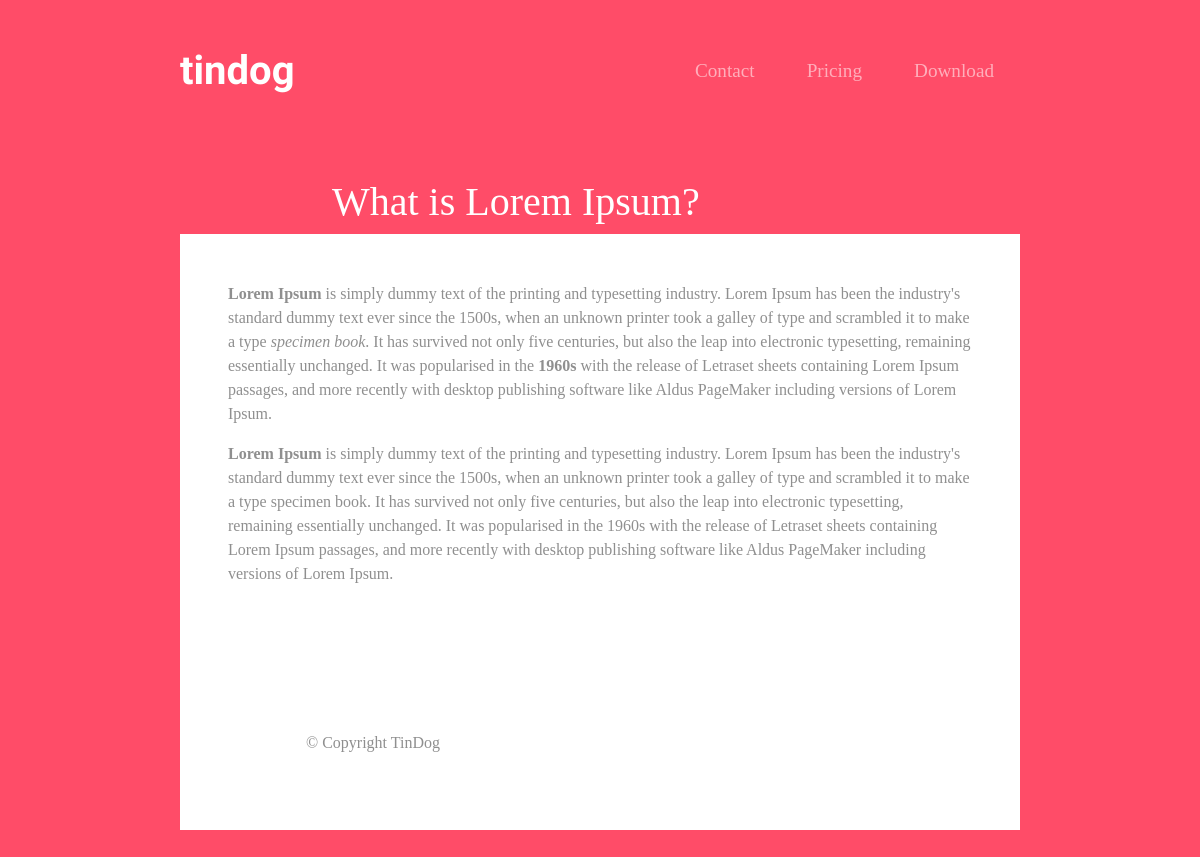
Page /newsdetails/1 on the committed database.
### news/models.py (models this page shows)
class News(models.Model):
    news_title = models.CharField(max_length=100)
    news_desc = HTMLField()

### wscubetech/views.py (the view)
# urls.py: path('newsdetails/<id>',views.newsDetails),
def newsDetails(request,id):
     newsDetails = News.objects.get(id=id)
     data = {
         'newsDetails':newsDetails
     }
     return render(request,"newsdetails.html",data)

### templates/newsdetails.html
{% extends "base.html" %}
    {% block content %}
            <section class="feature-area section-gap" id="secvice">
                <div class="container">
                    <div class="row d-flex justify-content-center">
                        <div class="menu-content pb-60 col-lg-8">
                            <div class="title text-centre">
                                <h1 class="mb-10">{{newsDetails.news_title}}</h1>
                            </div>
                        </div>
                    </div>
                </div>
                <div class="row">
                    <div class="col-12">
                        <div class="bg-white p-5">
                            {{newsDetails.news_desc | safe}}
                        </div>
                    </div>
                </div>
            </section>
            {% endblock %}

### static/styles2.css (style rules this page uses)
body { font-family: "Montserrat-bold"; text-align: center; }
h1, h2, h3, h4, h5, h6 { font-family: "Montserrat-Bold"; }
p { color: #8f8f8f; }

### rows in the picture
News: news_title "What is Lorem Ipsum?", news_desc "Lorem Ipsum is simply dummy text of the printing and typesetting industry. Lorem Ipsum has been the industry's standard dummy text ever since the 1500s, when an unknown printer took a galley of type and scrambled it to make a type specimen book . It has survived not only five centuries, but also the leap into electronic typesetting, remaining essentially unchanged. It was popularised in the 1960s with the release of Letraset sheets containing Lorem Ipsum passages, and more recently with desktop publishing software like Aldus PageMaker including versions of Lorem Ipsum. Lorem Ipsum is simply dummy text of the printing and typesetting industry. Lorem Ipsum has been the industry's standard…"
